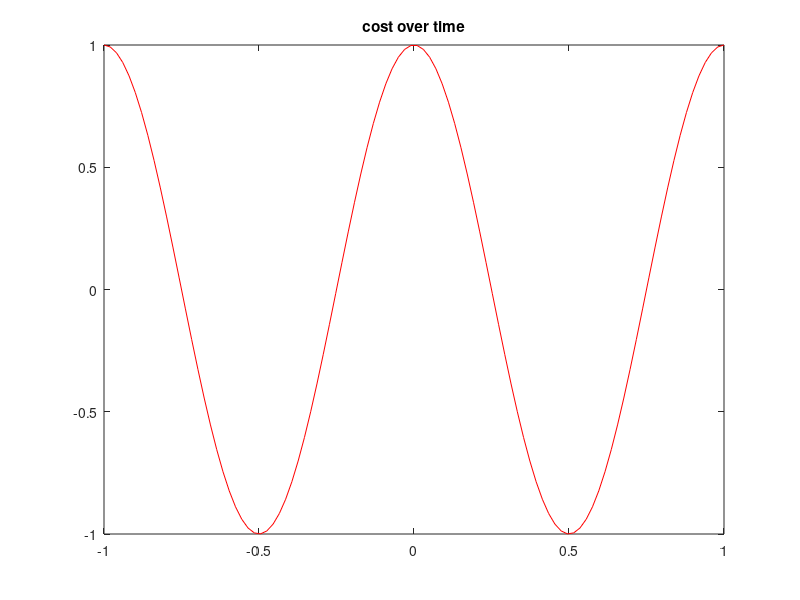

The MATLAB source for this figure:
% Regression test function (black box) for title
% This function is autogenerated by helpgen.py
function bbtest_success = bbtest_handle_title
  bbtest_success = 1;
NumErrors = 0;
try
  x = linspace(-1,1);
catch
  NumErrors = NumErrors + 1;
end
try
  y = cos(2*pi*x);
catch
  NumErrors = NumErrors + 1;
end
try
  plot(x,y,'r-');
catch
  NumErrors = NumErrors + 1;
end
try
  title('cost over time');
catch
  NumErrors = NumErrors + 1;
end
try
  mprint title1
catch
  NumErrors = NumErrors + 1;
end
if (NumErrors ~= 0) bbtest_success = 0; return; end
NumErrors = 0;
try
  title('cost over time','fontsize',20);
catch
  NumErrors = NumErrors + 1;
end
try
  mprint title2
catch
  NumErrors = NumErrors + 1;
end
if (NumErrors ~= 0) bbtest_success = 0; return; end
